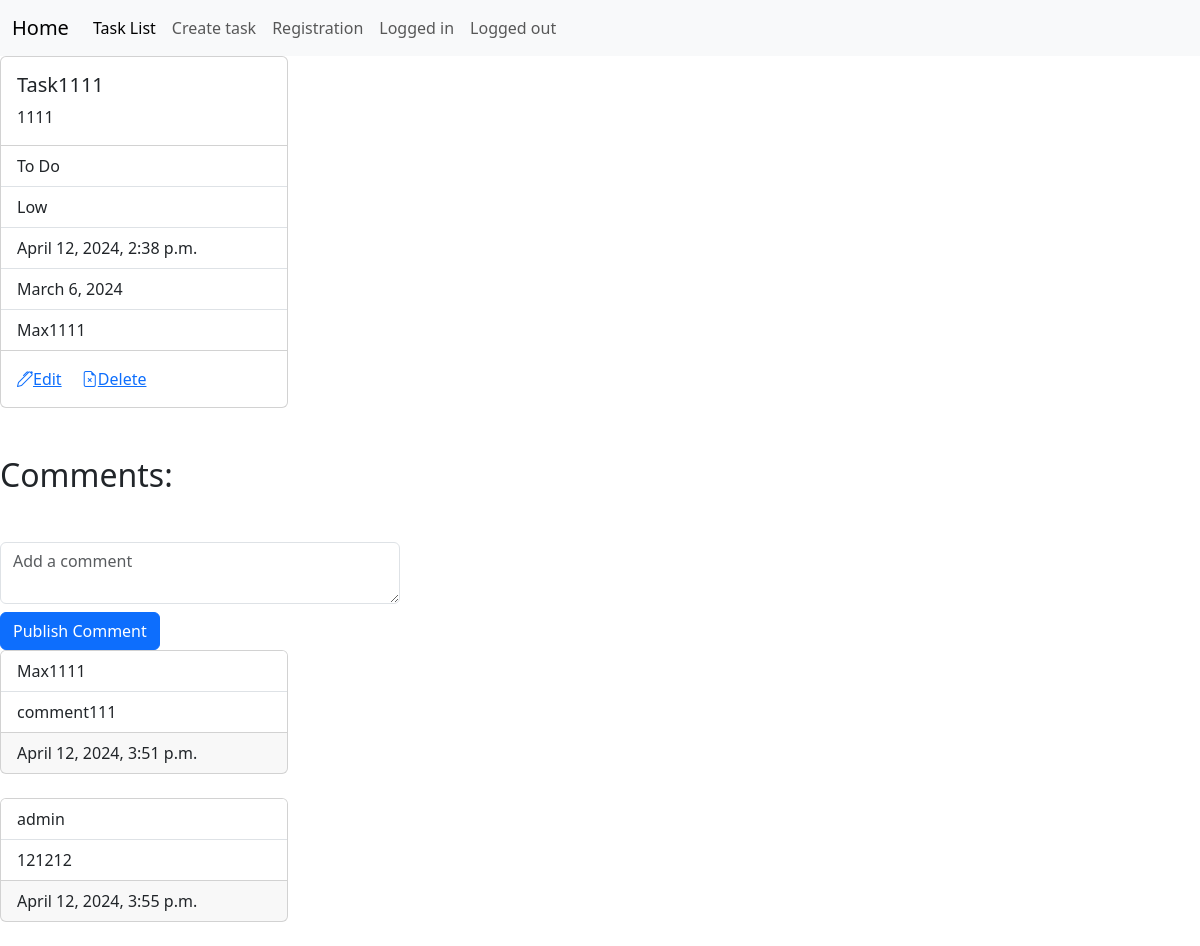
Before: /tasks/4/ with the older database file.
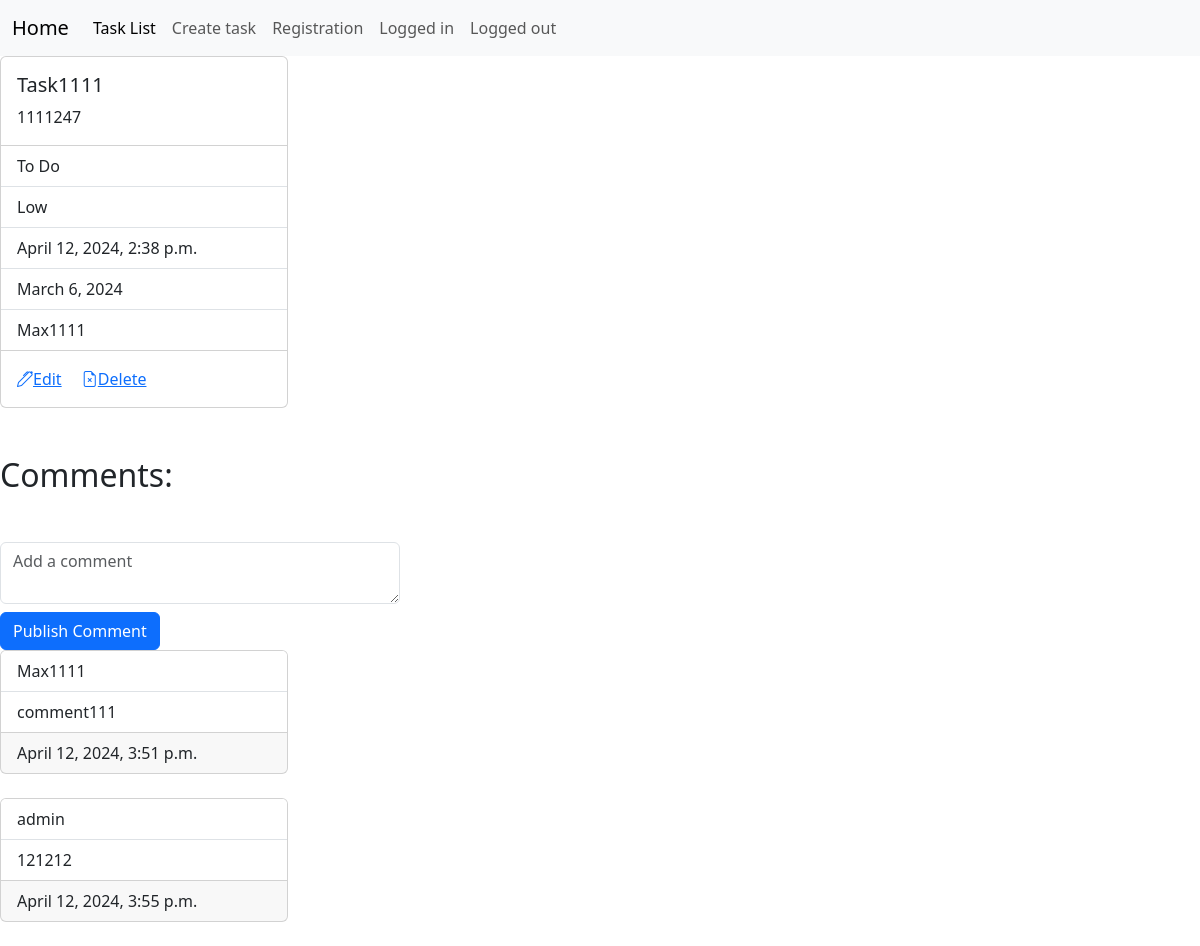
After: the same page with the newer database file.
### trackingApp/models.py (models this page shows, shortened)
class Task(models.Model):
    title = models.CharField(max_length=100)
    description = models.TextField()
    STATUS_CHOICES = [
        ('TODO', 'To Do'),
        ('IN_PROGRESS', 'In Progress'),
        ('DONE', 'Done'),
    ]
    status = models.CharField(max_length=20, choices=STATUS_CHOICES, default='TODO')
    PRIORITY_CHOICES = [
        ('LOW', 'Low'),
        ('MEDIUM', 'Medium'),
        ('HIGH', 'High'),
    ]
    priority = models.CharField(max_length=20, choices=PRIORITY_CHOICES, default='LOW')
    created_at = models.DateTimeField(auto_now_add=True)
    due_date = models.DateField()
    creator = models.ForeignKey(get_user_model(), on_delete=models.CASCADE, null=True, blank=True)

### trackingApp/views.py (the view)
# urls.py: path('tasks/<int:pk>/', TaskDetailView.as_view(), name='task_detail'),
class TaskDetailView(DetailView):
    model = Task
    template_name = 'trackingApp/task_detail.html'
    context_object_name = 'task'

### templates/trackingApp/task_detail.html (shortened to what this page needs)
{% extends 'trackingApp/base.html' %}
{% load static %}
{% block styles %}
    <link rel="stylesheet" type="text/css" href="{% static 'css/trackingApp/task_detail.css' %}">
{% endblock %}
{% block content %}
<body>
    <div class="card" style="width: 18rem;">
        <div class="card-body">
          <h5 class="card-title">{{ task.title }}</h5>
          <p class="card-text">{{ task.description }}</p>
        </div>
        <ul class="list-group list-group-flush">
          <li class="list-group-item">{{ task.get_status_display }}</li>
          <li class="list-group-item">{{ task.get_priority_display }}</li>
          <li class="list-group-item">{{ task.created_at }}</li>
          <li class="list-group-item">{{ task.due_date }}</li>
          <li class="list-group-item">{{ task.creator.username }}</li>
        </ul>
        <div class="card-body">
          <a href="{% url 'task_update' task.pk %}" class="card-link bi bi-pen" >Edit</a>
          <a href="{% url 'task_delete' task.pk %}" class="card-link bi bi-file-earmark-x">Delete</a>
        </div>
      </div>
    <h2 class = "my-5">Comments:</h2>
    <form method="post" action="{% url 'add_comment' pk=task.pk %}">
      <textarea name="comment_text" class="form-control mb-2" placeholder="Add a comment"></textarea>
      <button type="submit" class="btn btn-primary">Publish Comment</button>
    </form>
    {% for comment in task.comments.all %}
    <div class="card mb-4" style="width: 18rem;">
        <ul class="list-group list-group-flush">
          <li class="list-group-item">{{ comment.user.username }}</li>
          <li class="list-group-item">{{ comment.text }}</li>
        </ul>
        <div class="card-footer">
            <li class="list-group-item">{{ comment.created_at }}</li>
        </div>
    </div>
    {% endfor %}
</body>
{% endblock %}

Changed rows visible on the page:
changed Task "Task1111": description "1111" → "1111247"
